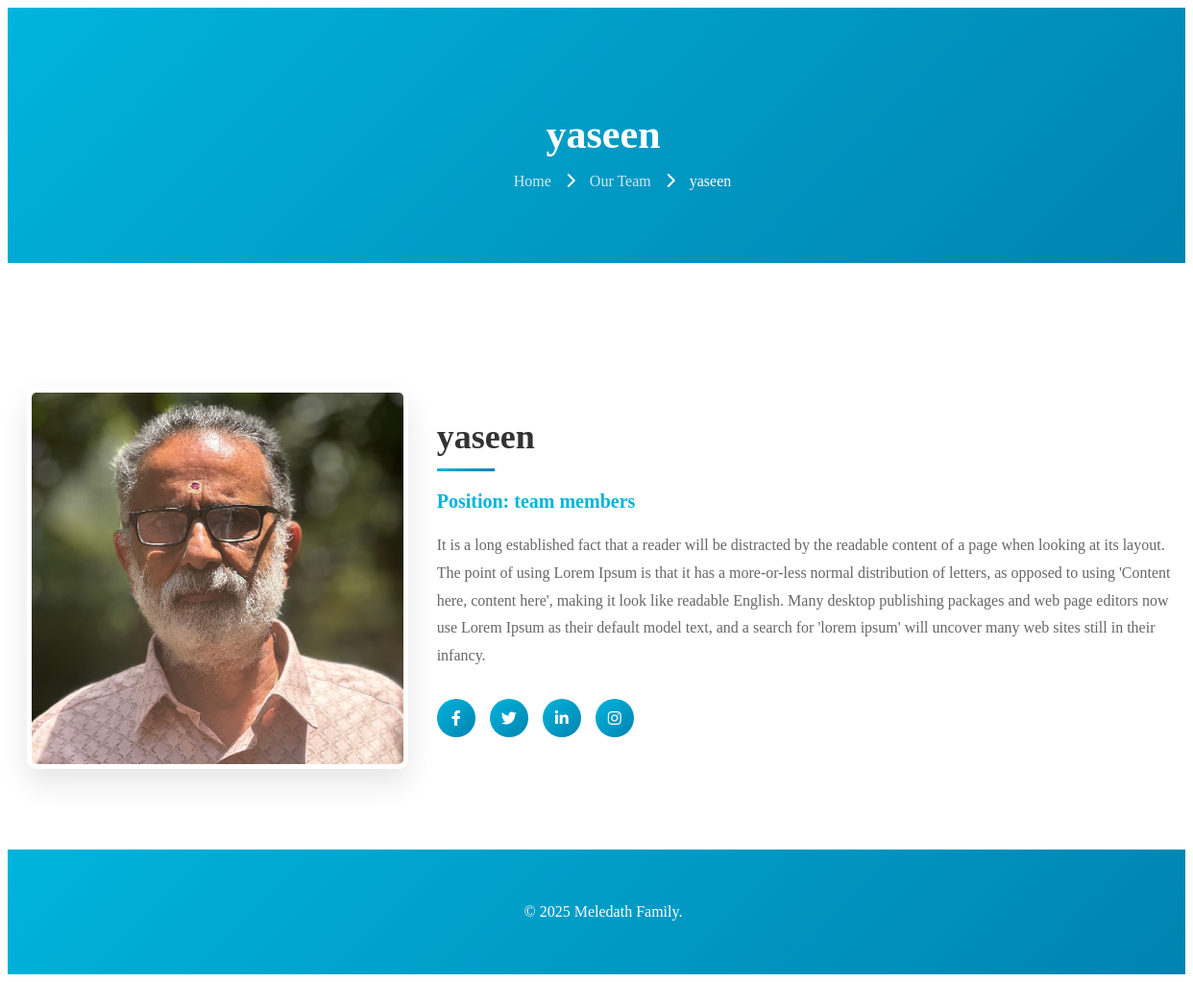
Page /team/mobile/ on the committed database.
### app1/models.py (models this page shows, shortened)
class TeamMember(models.Model):
    name = models.CharField(max_length=100)
    position = models.CharField(max_length=100)
    image = models.ImageField(upload_to='team/')
    bio = models.TextField(blank=True)
    slug = models.SlugField(unique=True)
    facebook = models.URLField(blank=True)
    twitter = models.URLField(blank=True)
    linkedin = models.URLField(blank=True)
    instagram = models.URLField(blank=True)

### app1/views.py (the view)
# urls.py: path('team/<slug:slug>/', views.team_detail, name='team_detail'),
def team_detail(request, slug):
    member = get_object_or_404(TeamMember, slug=slug)
    return render(request, 'team-member-detail.html', {'member': member})

### templates/team-member-detail.html (shortened to what this page needs)
{% load static %}
<!DOCTYPE html>
<html lang="en">
<head>
    <link rel="stylesheet" href="https://cdnjs.cloudflare.com/ajax/libs/font-awesome/6.4.0/css/all.min.css">
</head>
<body>
    <header class="page-header">
        <div class="container">
            <h1 class="page-title">{{ member.name }}</h1>
            <ul class="breadcrumb">
                <li><a href="/">Home</a></li>
                <li class="separator"><i class="fas fa-chevron-right"></i></li>
                <li><a href="{% url 'team' %}">Our Team</a></li>
                <li class="separator"><i class="fas fa-chevron-right"></i></li>
                <li>{{ member.name }}</li>
            </ul>
        </div>
    </header>
    <section class="member-section">
        <div class="container">
            <div class="member-container">
                <div class="member-image">
                    <img src="{{ member.image.url }}" class="img-fluid rounded" alt="{{ member.name }}">
                </div>
                <div class="member-info">
                    <h2 class="member-name">{{ member.name }}</h2>
                    <p class="member-position"><strong>Position:</strong> {{ member.position }}</p>
                    <p class="member-bio">{{ member.bio }}</p>
                    <div class="social-links">
                        {% if member.facebook %}
                            <a href="{{ member.facebook }}" target="_blank"><i class="fab fa-facebook-f"></i></a>
                        {% endif %}
                        {% if member.twitter %}
                            <a href="{{ member.twitter }}" target="_blank"><i class="fab fa-twitter"></i></a>
                        {% endif %}
                        {% if member.linkedin %}
                            <a href="{{ member.linkedin }}" target="_blank"><i class="fab fa-linkedin-in"></i></a>
                        {% endif %}
                        {% if member.instagram %}
                            <a href="{{ member.instagram }}" target="_blank"><i class="fab fa-instagram"></i></a>
                        {% endif %}
                    </div>
                </div>
            </div>
        </div>
    </section>
    <footer class="footer">
        <div class="container">
            <p>&copy; {% now "Y" %} Meledath Family.</p>
        </div>
    </footer>
</body>
</html>

### rows in the picture
TeamMember: name "yaseen", image (picture), position "team members", bio "It is a long established fact that a reader will be distracted by the readable content of a page when looking at its layout. The point of using Lorem Ipsum is that it has a more-or-less normal distribution of letters, as opposed to using 'Content here, content here', making it look like readable English. Many desktop publishing packages and web page editors now use Lorem Ipsum as their default model text, and a search for 'lorem ipsum' will uncover many web sites still in their infancy."
